Frame 1 (no input): blank canvas, image omitted
Frame 60 (no input): blank canvas, image omitted
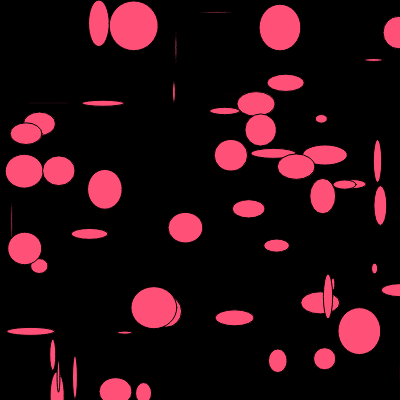
Frame 120 (the mouse pressed at the canvas centre since frame 60)

The p5.js sketch whose frames 1 and 60 were blank and that drew this single picture after the mouse press (run headless with seeded random() and noise() and a simulated clock; from frame 60 on, the mouse is pressed at the canvas centre):

// p5.js sketch
// ── sketch.js
function setup() {
  createCanvas(400, 400);
// frameCount es cuantas veces ocurre draw en un seg (aprox 60)
//  frameRate(1);  cantidad de veces para que ocurra draw en un seg
  background(0);
}

function draw() {
// Se dibujarán elipses de dimensiones aleatorias cada vez que el mouse se presione 
// mouseIsPressed tiene dos valores. verdadero o falso
// if = puede o no pasar, son condiciones

  if (mouseIsPressed) {
    fill(255, 80, 120);
    ellipse(
      random(width),
      random(height),
      random(50),
      random(50)
      );
// Crar un canvas cuando el mouse ya no se encuentre siendo presionado
// else solo ocurrirá si if se cumple
  } else {
    fill(0, 40);
    rect(0, 0, width, height);
  }
//  console.log(frameCount);

// % = divide en números enteros y dame el resto, puede ser 1 o 0
// 1 para los impares y 0 para los pares
//  if (frameCount % 2 == 0) {
  
//  ellipse(width/2, height/2, 50, 50);
//  } else {
//     rect(width/2, height/2, 50, 50);
//  }
}
